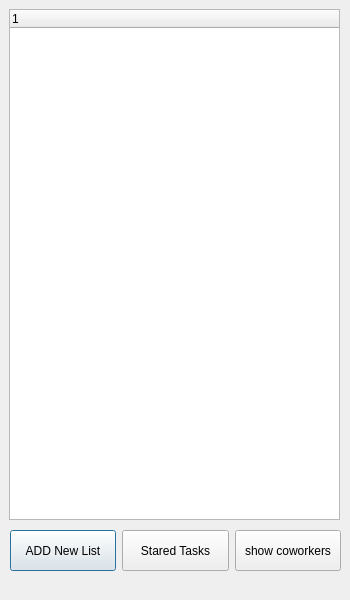
<?xml version="1.0" encoding="UTF-8"?>
<ui version="4.0">
 <class>profile_User</class>
 <widget class="QDialog" name="profile_User">
  <property name="geometry">
   <rect>
    <x>0</x>
    <y>0</y>
    <width>350</width>
    <height>600</height>
   </rect>
  </property>
  <property name="windowTitle">
   <string>Dialog</string>
  </property>
  <property name="styleSheet">
   <string notr="true">#profile_User
{
background-image : url(:/images/first back_ground.png)
}</string>
  </property>
  <widget class="QTreeWidget" name="Tree_show">
   <property name="geometry">
    <rect>
     <x>9</x>
     <y>9</y>
     <width>331</width>
     <height>511</height>
    </rect>
   </property>
   <column>
    <property name="text">
     <string notr="true">1</string>
    </property>
   </column>
  </widget>
  <widget class="QWidget" name="">
   <property name="geometry">
    <rect>
     <x>10</x>
     <y>530</y>
     <width>331</width>
     <height>41</height>
    </rect>
   </property>
   <layout class="QHBoxLayout" name="buttons">
    <item>
     <widget class="QPushButton" name="PB_add_new_button">
      <property name="sizePolicy">
       <sizepolicy hsizetype="Preferred" vsizetype="Expanding">
        <horstretch>0</horstretch>
        <verstretch>0</verstretch>
       </sizepolicy>
      </property>
      <property name="text">
       <string>ADD New List</string>
      </property>
     </widget>
    </item>
    <item>
     <widget class="QPushButton" name="PB_star_tasks">
      <property name="sizePolicy">
       <sizepolicy hsizetype="Minimum" vsizetype="Expanding">
        <horstretch>0</horstretch>
        <verstretch>0</verstretch>
       </sizepolicy>
      </property>
      <property name="text">
       <string>Stared Tasks</string>
      </property>
     </widget>
    </item>
    <item>
     <widget class="QPushButton" name="PB_show_coworkers">
      <property name="sizePolicy">
       <sizepolicy hsizetype="Preferred" vsizetype="Expanding">
        <horstretch>0</horstretch>
        <verstretch>0</verstretch>
       </sizepolicy>
      </property>
      <property name="text">
       <string>show coworkers</string>
      </property>
     </widget>
    </item>
   </layout>
  </widget>
 </widget>
 <resources/>
 <connections/>
</ui>
